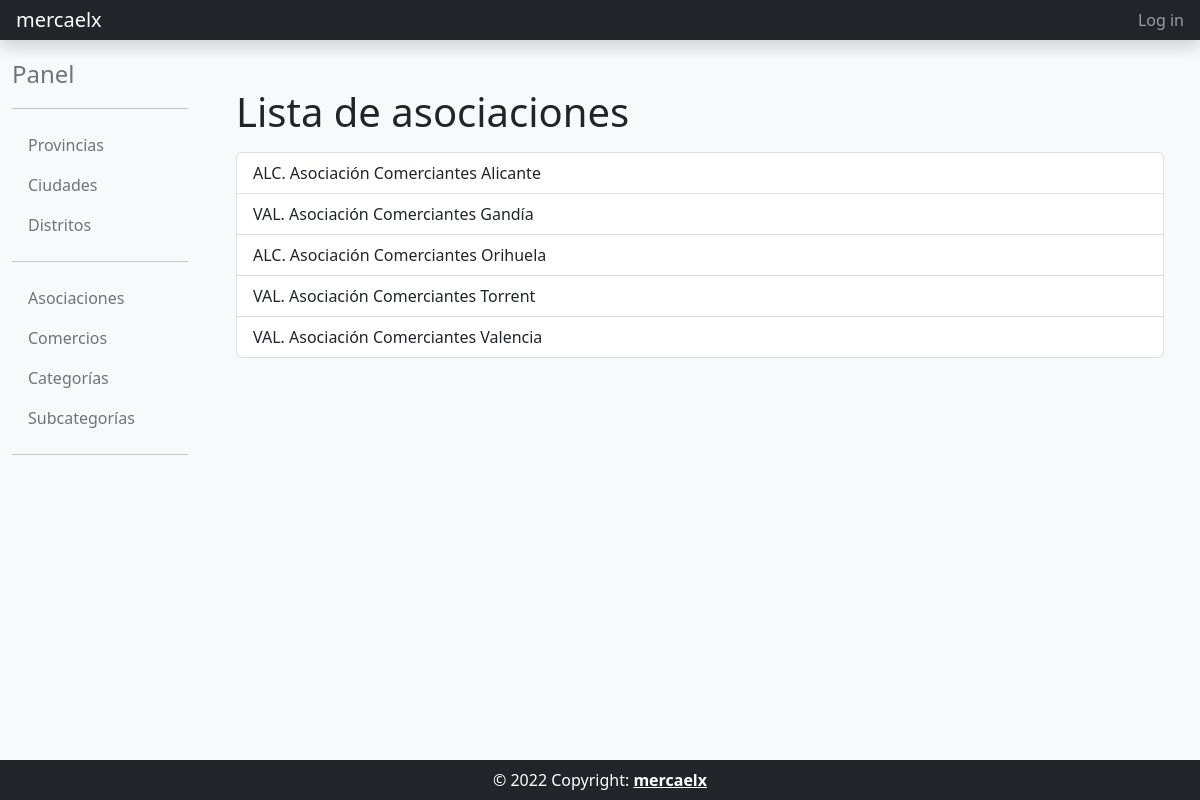
Page /asociacion_list/ on the committed database.
### directorio_comercios/models.py (models this page shows)
class Asociacion(models.Model):
    nombre = models.CharField(max_length=256, unique=True)
    direccion = models.TextField(blank=True, null=True)
    ciudad = models.ForeignKey('core.Ciudad', on_delete=models.PROTECT)
    correo_electronico = models.EmailField(blank=True, null=True)
    telefono = models.CharField(max_length=15,blank=True,null=True,
        validators=[RegexValidator(regex=r'^\+?\d{9,15}$')] # Expresion regular para validar el teléfono
    )
    def __str__(self):
        return f"{self.ciudad.provincia.codigo}. {self.nombre}"
    class Meta:
        unique_together = ('ciudad', 'nombre')
        verbose_name = 'Asociación'
        verbose_name_plural = 'Asociaciones'
        ordering = ['ciudad__codigo', 'nombre']

### core/models.py (models this page shows, shortened)
class Ciudad(models.Model):
    codigo = models.CharField(max_length=10, unique=True)
    nombre = models.CharField(max_length=256, unique=True)
    provincia = models.ForeignKey(Provincia, on_delete=models.PROTECT)
    class Meta:
        verbose_name = 'Ciudad'
        verbose_name_plural = 'Ciudades'
        ordering = ['nombre']

class Provincia(models.Model):
    codigo = models.CharField(max_length=10, unique=True)
    nombre = models.CharField(max_length=255, unique=True)
    class Meta:
        verbose_name = 'Provincia' # Nombre en singular
        verbose_name_plural = 'Provincias' # Nombre en plural
        ordering = ['nombre'] # Ordenar por nombre

### directorio_comercios/views.py (the view)
# urls.py: path('asociacion_list/', comercios_views.AsociacionListView.as_view(), name='asociacion_list'),
class AsociacionListView(ListView):
    model = Asociacion
    template_name = 'directorio_comercios/asociacion_list.html'

### templates/directorio_comercios/asociacion_list.html
{% extends "common/base_intranet.html" %}
{% block main_content %}
<div class="container">
    <h1>Lista de asociaciones</h1>
    <ul class="list-group mt-3">
    {% for asociacion in object_list %}
        <a href="{% url 'asociacion_detail' pk=asociacion.id %}" class="list-group-item list-group-item-action">{{ asociacion }}</a>
    {% empty %}
        <p>No existen asociaciones.</p>
    {% endfor %}
    </ul>
</div>
{% endblock main_content %}

### rows in the picture
Asociacion: ciudad+nombre "ALC. Asociación Comerciantes Alicante"
Asociacion: ciudad+nombre "VAL. Asociación Comerciantes Gandía"
Asociacion: ciudad+nombre "ALC. Asociación Comerciantes Orihuela"
Asociacion: ciudad+nombre "VAL. Asociación Comerciantes Torrent"
Asociacion: ciudad+nombre "VAL. Asociación Comerciantes Valencia"
